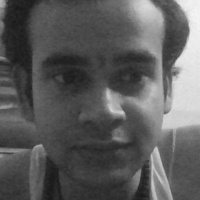
#> input picture data/user.1.10.jpg, 200 x 200 px, given in place of the camera
$ python generateDataset.py
#> lines starting #> are read from the running program, lines starting #| are printed output that depends on the picture
import cv2
import os

# 1. Generate the dataset
# 2. Train the classifier and save it
# 3. Detect the face and name it if it is already stored in our dataset

def generate_dataset():
    # Get the current directory of the script
    current_dir = os.path.dirname(os.path.abspath(__file__))
    # Construct the full path to the cascade file
    cascade_path = os.path.join(current_dir, 'haarcascade_frontalface_default.xml')

    # Load the cascade
    face_classifier = cv2.CascadeClassifier(cascade_path)

    # Create data directory if it does not exist
    data_dir = os.path.join(current_dir, 'data')
    if not os.path.exists(data_dir):
        os.makedirs(data_dir)

    def face_cropped(img):
        gray = cv2.cvtColor(img, cv2.COLOR_BGR2GRAY)
        faces = face_classifier.detectMultiScale(gray, 1.3, 5)

        if len(faces) == 0:
            return None
        for (x, y, w, h) in faces:
            cropped_face = img[y:y+h, x:x+w]
            return cropped_face  # Return the first detected face

    cap = cv2.VideoCapture(0)
    id = 3
    img_id = 0

    while True:
        ret, frame = cap.read()
#> frame is the input picture: shape (200, 200, 3); min 24, max 247, mean 91.8
        if not ret:
            print("Failed to capture image")
            break

        cropped_face = face_cropped(frame)
#> in face_cropped, `faces = face_classifier.detectMultiScale(gray, 1.3, 5)`: faces = [[12, 14, 181, 181]]
#> the loop in face_cropped, `for (x, y, w, h) in faces:` made 1 pass
#> pass 1, in face_cropped, `cropped_face = img[y:y+h, x:x+w]`:
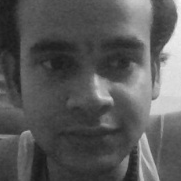
#> cropped_face: shape (181, 181, 3); min 24, max 247, mean 89
        if cropped_face is not None:
            img_id += 1
            face = cv2.resize(cropped_face, (200, 200))
            face = cv2.cvtColor(face, cv2.COLOR_BGR2GRAY)
#> face: shape (200, 200)
            file_name_path = os.path.join(data_dir, f"user.{id}.{img_id}.jpg")
            cv2.imwrite(file_name_path, face)
            cv2.putText(face, str(img_id), (50, 50), cv2.FONT_HERSHEY_COMPLEX, 1, (0, 255, 0), 2)
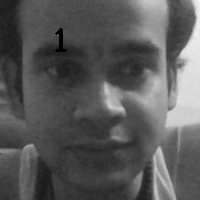
#> face: shape (200, 200); min 0, max 247, mean 88.7

            cv2.imshow("Cropped face", face)

            # Exit on 'Enter' key or after collecting 200 samples
            if cv2.waitKey(1) == 13 or img_id == 200:
#> (key Esc is pressed here)
                break

    cap.release()
    cv2.destroyAllWindows()
    print("Collecting samples is completed.")

generate_dataset()

$ run again, on data/user.1.105.jpg
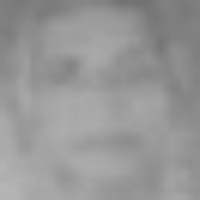
#> input picture data/user.1.105.jpg, 200 x 200 px, given in place of the camera
#> in generate_dataset, frame is the input picture: shape (200, 200, 3); min 113, max 181, mean 150.8
#> faces = [[15, 15, 174, 174]]
#> the loop in face_cropped, `for (x, y, w, h) in faces:` made 1 pass
#> in generate_dataset, `cv2.putText(face, str(img_id), (50, 50), cv2.FONT_HERSHEY_COMPLEX, 1, ..`:
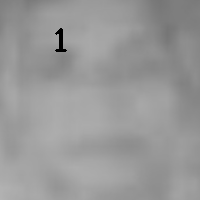
#> face: shape (200, 200); min 0, max 178, mean 152.4
